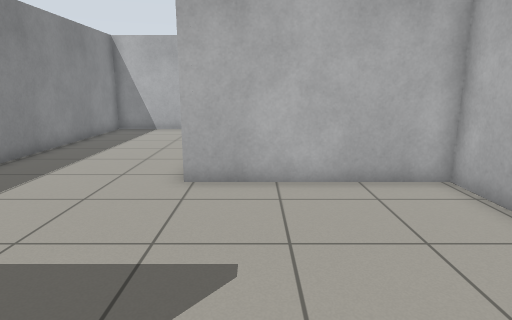
[1] (above)

12 first-person views from a walk through a robot-simulator world made for Gazebo. The camera is 1.1 m above the floor, tilts 12° down and sees 75° across. The floor is counted in squares, 0.5 m on a side. Each view is taken from the middle of a square. On the plan, view 1 faces up. The plan holds only what a view shows up to about 19 squares ahead; the rest is blank.

[2]
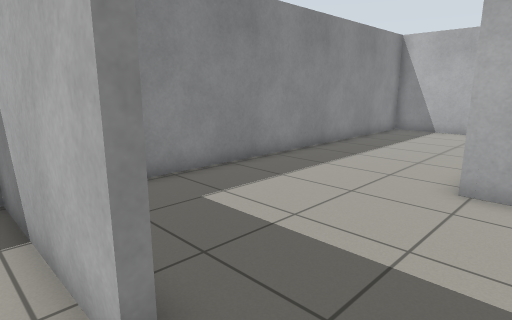

[3]
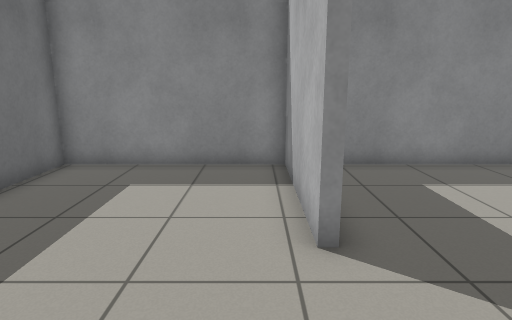

[4]
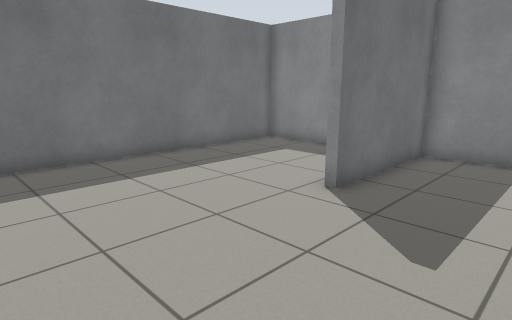

[5]
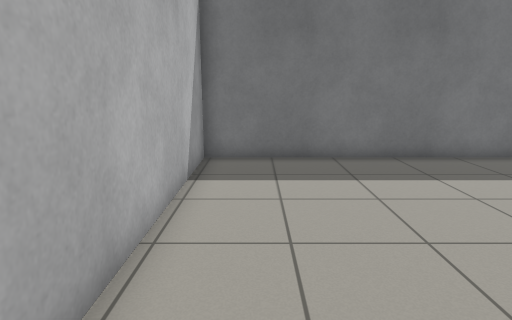

[6]
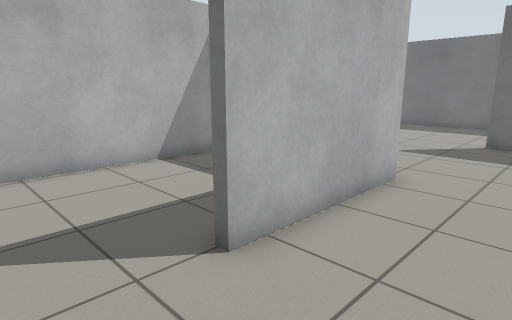

[7]
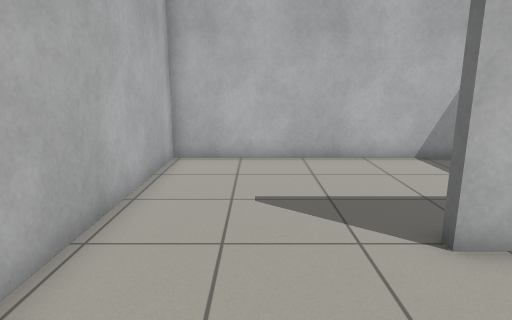

[8]
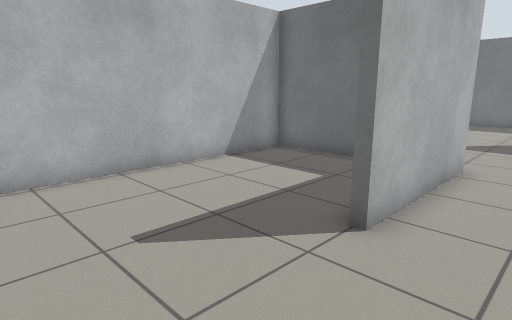

[9]
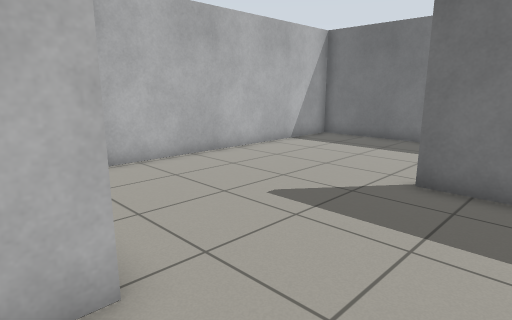

[10]
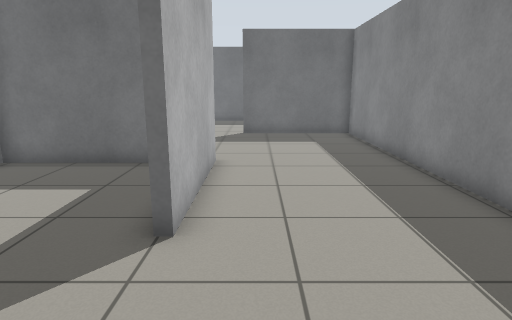

[11]
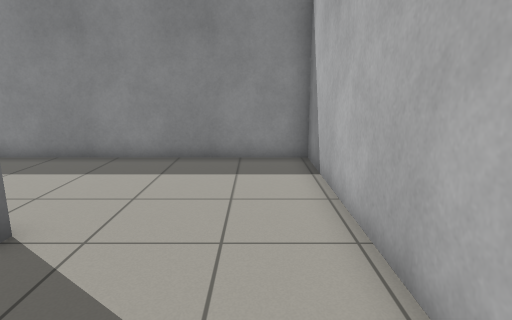

[12]
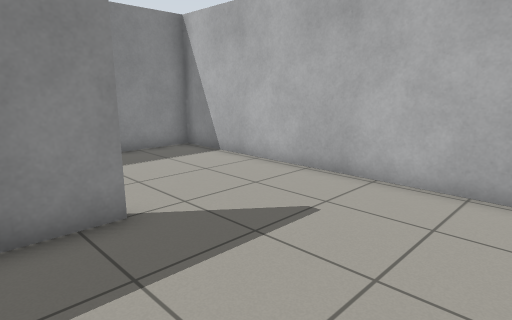

### Floor plan
Points are (right, up) in squares from view 1. A wall is a line through its corners. A room is listed if a view was taken in it or the views show most of it. See-through windows are left out.
Room 1 (views 1, 2, 3, 4, 5, 6, 7, 8, 9, 10, 11, 12)
walls: (0.2, 8.1) (4.7, 8.1) (4.7, 18.7) (-7.7, 18.7) (-7.7, 1.2) (-2.4, 1.2) (-2.4, 0.9) (-7.7, 0.9) (-7.7, -5.7) (4.7, -5.7) (4.7, 7.8) (-1.7, 7.8) (-1.7, 13.4); (-1.4, 13.4) (-1.4, 11.5)

Where each view was taken, in squares from view 1:
view 1: 0 up, 0 right, facing up
view 2: 0 up, 0 right, facing up-left
view 3: 0 up, 2 right, facing left
view 4: 5 up, 4 right, facing down-left
view 5: 5 up, 3 right, facing down
view 6: 16 up, 5 left, facing down-right
view 7: 16 up, 6 left, facing right
view 8: 18 up, 4 left, facing down-right
view 9: 9 up, 5 left, facing down-right
view 10: 18 up, 3 left, facing down
view 11: 17 up, 3 right, facing left
view 12: 11 up, 4 right, facing up-left
